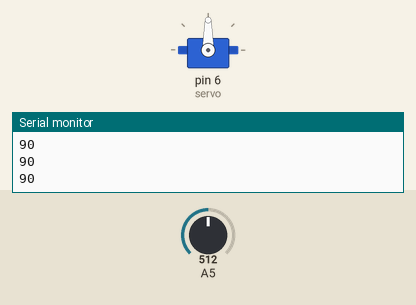
This sketch was run on a simulated Arduino Uno, built with avr-gcc and run on an emulated ATmega328P. Shown: servo, the last lines printed to the serial monitor. The test bench sets the inputs (shaded band); at power-on: A5 = 512.

Above: at 1.2 s.
1.3 s: A5 set to 716
At 2.5 s:
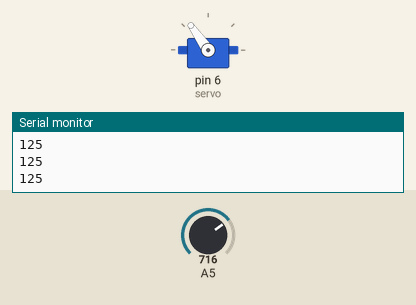
2.8 s: A5 set to 900
At 4.0 s:
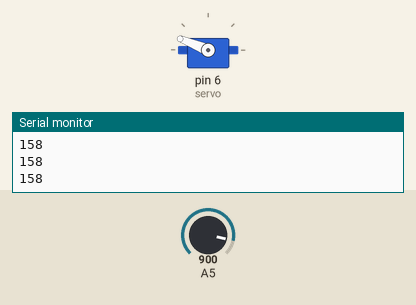
4.3 s: A5 set to 1023
At 5.1 s:
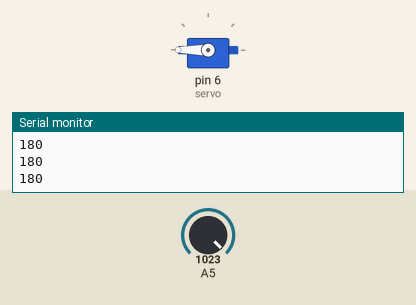
5.8 s: A5 set to 306
At 7.0 s:
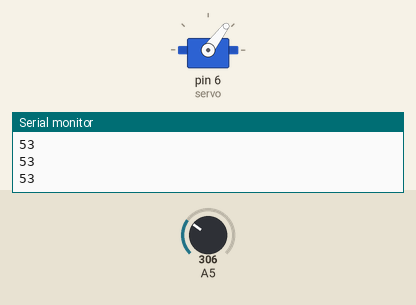
7.3 s: A5 set to 122
At 8.5 s:
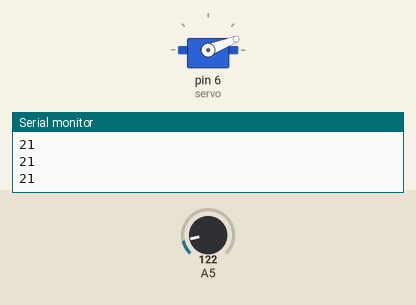
8.8 s: A5 set to 0
At 9.9 s:
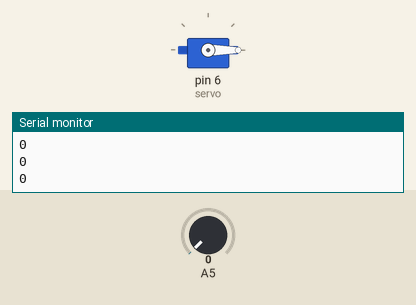
Timing chart, 0 to 11.3 s (numbered marks = the images above; inputs shaded):
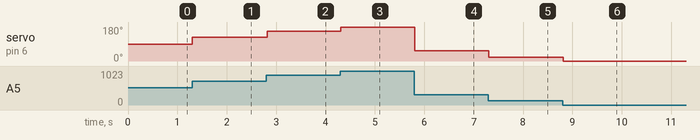

Measured:
- after the input at 1.3 s, servo on pin 6 (servo): 90° → 125° at once
- after the input at 2.8 s, servo on pin 6 (servo): 125° → 158° at once
- after the input at 4.3 s, servo on pin 6 (servo): 158° → 180° at once
- after the input at 5.8 s, servo on pin 6 (servo): 180° → 53° at once
- after the input at 7.3 s, servo on pin 6 (servo): 53° → 21° at once
- after the input at 8.8 s, servo on pin 6 (servo): 21° → 0° at once

The sketch:

servomotor.ino
```cpp
#include <Servo.h>

Servo servo;

void setup() {
  Serial.begin(9600);
  servo.attach(6);
}

void loop() {
  int value = analogRead(5);
  value = map(value, 0, 1023, 0, 180);
  Serial.println(value);
  servo.write(value);
  delay(15);
}
```
